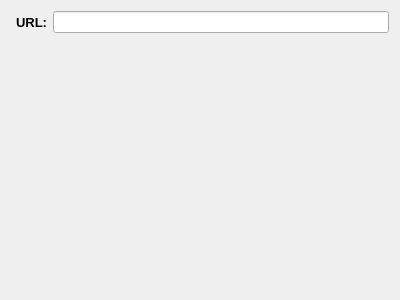
<?xml version="1.0" encoding="UTF-8"?>
<ui version="4.0">
 <class>LinkEditor</class>
 <widget class="QWidget" name="LinkEditor">
  <property name="geometry">
   <rect>
    <x>0</x>
    <y>0</y>
    <width>400</width>
    <height>300</height>
   </rect>
  </property>
  <property name="windowTitle">
   <string>Form</string>
  </property>
  <layout class="QVBoxLayout" name="verticalLayout" stretch="0,1">
   <item>
    <layout class="QHBoxLayout" name="horizontalLayout">
     <property name="spacing">
      <number>5</number>
     </property>
     <property name="leftMargin">
      <number>5</number>
     </property>
     <item>
      <widget class="QLabel" name="urlLabel">
       <property name="font">
        <font>
         <pointsize>10</pointsize>
         <weight>75</weight>
         <bold>true</bold>
        </font>
       </property>
       <property name="text">
        <string>URL:</string>
       </property>
      </widget>
     </item>
     <item>
      <widget class="QLineEdit" name="urlLineEdit"/>
     </item>
    </layout>
   </item>
   <item>
    <widget class="QWidget" name="browser" native="true"/>
   </item>
  </layout>
 </widget>
 <resources/>
 <connections/>
</ui>
